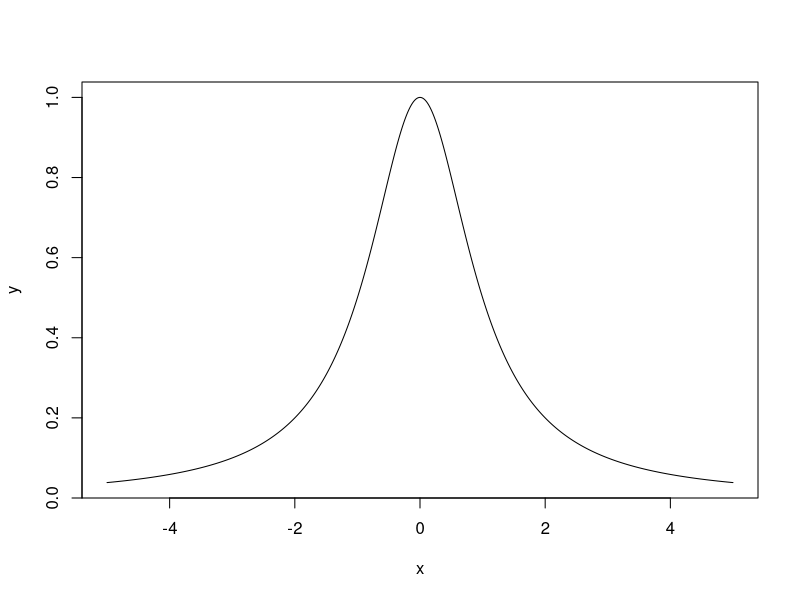

Recreate this plot in R.
## [MATH-01C] Simple math with R ##

# Start
2 + 2
sqrt(2)
log(2)
log(0)
log(-1)

# Numeric vector
x <- 1:10
x

# Character vector
y <- c("Messi", "Neymar", "Cristiano")
y

# Logical vector
z <- x > 5
z

# Subsetting
x[1:3]
x[x>=5]

# Structure of an object
str(x)
str(y)
str(z)

# Function
f <- function(x) 1/(1+x^2)
f(1)

# Plotting a function
x <- seq(-5, 5, by=0.01)
y <- f(x)
plot(y ~ x, type="l")
